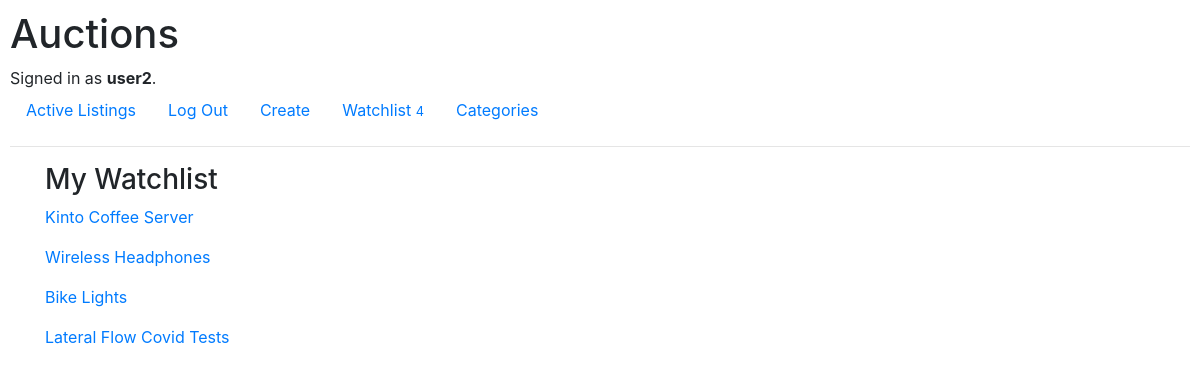
/view_watchlist (signed in), run on the app's committed database.
### auctions/models.py (models this page shows, shortened)
class User(AbstractUser):
    pass

class Watchlist(models.Model):
    user = models.ForeignKey(User, on_delete=models.CASCADE, related_name="watchlist")
    listing = models.ForeignKey(Listing, on_delete=models.CASCADE, related_name="listing")

class Listing(models.Model):
    seller = models.ForeignKey(User, on_delete=models.CASCADE, related_name="seller")
    title = models.CharField(max_length=60)
    description = models.TextField()
    image = models.ImageField(upload_to="images", blank=True)
    timestamp = models.DateTimeField(auto_now_add=True)
    price = models.DecimalField(max_digits=6, decimal_places=2)
    is_active = models.BooleanField(default=True)
    category = models.ForeignKey(Category, on_delete=models.CASCADE, null=True, related_name="listing_category")
    comments = models.ManyToManyField(Comment, blank=True)
    bids = models.ManyToManyField(Bid, blank=True)
    """
    As per assignment specs, any new offers must be higher
    than the current highest.
    This method will return the current highest bid for the listing
    or the value 0 (cast to float) if no bids have been placed for that listing.
    """
    """
    Returns the user id of highest bidder
    for a closed listing (i.e. winner's id)
    """

### auctions/views.py (the view)
# urls.py: path("view_watchlist", views.view_watchlist, name="view_watchlist"),
@login_required
def view_watchlist(request):
    user = request.user
    qs = user.watchlist.all()
    context = {"watchlist": qs}
    return render(request, "auctions/view_watchlist.html", context)

### auctions/templates/auctions/view_watchlist.html (shortened to what this page needs)
{% extends "auctions/layout.html" %}
{% block body %}
<div class="container">
    <h3>My Watchlist</h3>
    {% for object in watchlist %}
        <p> <a href="{% url 'listing_view' object.listing.id %}">{{ object.listing.title }}</a> </p>
    {% endfor %}
</div>
{% endblock %}

### auctions/templates/auctions/layout.html (shortened to what this page needs)
{% load static %}
<!DOCTYPE html>
<html lang="en">
    <head>
        <link rel="stylesheet" href="https://stackpath.bootstrapcdn.com/bootstrap/4.4.1/css/bootstrap.min.css">
        <link href="{% static 'auctions/styles.css' %}" rel="stylesheet">
    </head>
    <body>
        <h1>Auctions</h1>
        <div>
            {% if user.is_authenticated %}
                Signed in as <strong>{{ user.username }}</strong>.
            {% else %}
                Not signed in.
            {% endif %}
        </div>
        <ul class="nav">
            <li class="nav-item">
                <a class="nav-link" href="{% url 'index' %}">Active Listings</a>
            </li>
            {% if user.is_authenticated %}
                <li class="nav-item">
                    <a class="nav-link" href="{% url 'logout' %}">Log Out</a>
                </li>
                <li class="nav-item">
                    <a class="nav-link" href="{% url 'create' %}">Create</a>
                </li>
                <li class="nav-item">
                    <a class="nav-link" href="{% url 'view_watchlist' %}">Watchlist <small> {{ user.watchlist.all.count }}</small></a>
                </li>
                <li class="nav-item">
                    <a class="nav-link" href="{% url 'categories' %}">Categories </a>
                </li>
            {% endif %}
        </ul>
        <hr>
        {% block body %}
        {% endblock %}
    </body>
</html>

### auctions/static/auctions/styles.css (style rules this page uses)
body { padding: 10px; }

### data on the page
User: username "user2", watchlist.all.count "4"
Watchlist: listing "Kinto Coffee Server"
Watchlist: listing "Wireless Headphones"
Watchlist: listing "Bike Lights"
Watchlist: listing "Lateral Flow Covid Tests"
